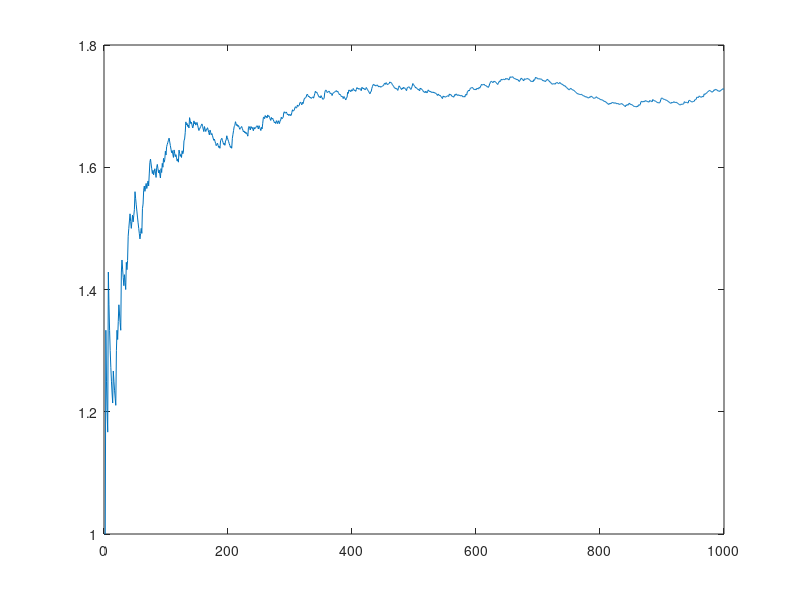

This figure's MATLAB source:
minNum=zeros(1000,1);
n=1:length(minNum);
n=n';
sumatoria=zeros(length(minNum),1);

for m = 1:length(minNum)
    sum=0.0;
    i=0;
    x=rand();
    while (sum+x)<1
        i=i+1;
        sum=sum+x;
        x=rand();
    end
    sumatoria(m)=sum;
    minNum(m)=i;
end

E_N=cumsum(minNum)./n;
disp('-----------------------');
disp('Determinar E[N]:');
fprintf('E[N]= %f \n',E_N(length(E_N)));
plot(n,E_N);
disp('-----------------------');
